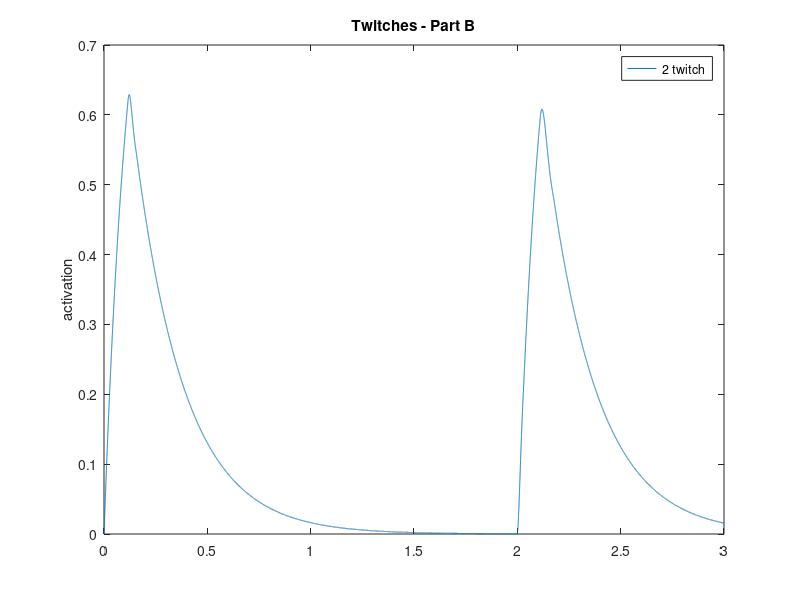

Write MATLAB code to recreate this figure.
function twitch
% twitch.m 
clear all
close all

% function referred to:
%   activationDynamics   state-derivative function for excitation dynamics


% Parameters of a muscle excitation pulse train
pulseSeparation = 2.0; % FILL IN;    % separation between pulses (in sec)
pulseDuration   = 0.12; % FILL IN;    % duration of pulses, delivered as square waves

pulseAmplitude  = 1;            % twitches go between 0 and 1 

% Parameters of activation dynamics
tauActivation   = 0.12; % FILL IN;    % activation time constant
tauDeactivation = 0.24; % FILL IN;    % deactivation time constant (about 5 times slower)


%% Excitation Function (u(t))
% provides the excitation input waveform as function of time.
% the example below is just a rectangular pulse train, which
% could be replaced with arbitrary inputs.

% initialize
tvec=0:0.0001:3;                    %time vector
ufun=zeros(1,length(tvec));         %excitation
twitchcount = zeros(1,length(tvec));%number of twitches
j=0;                                %running counter of twitches

startTime = 0.0; %Start at an arbitrary time

for i=1:length(tvec)
	if tvec(i) > (startTime + pulseSeparation*j) && ...
     tvec(i) < (startTime + pulseDuration + pulseSeparation*j) 
		ufun(i) = pulseAmplitude;             %twitch
    elseif tvec(i)> startTime && ufun(i-1)==pulseAmplitude
        j=j+1;   %twitch is over and update twitch count function
    end
    twitchcount(i)=j;   %running twitch count function
end

%% EDIT THIS CELL to recreate the excitation in the homework figures and plot the resulting activation

numTwitches = 2;  % How many times to apply twitches
[t1,y1] = ode45(@activationDynamics, tvec, [0]);
figure(1)
plot(t1,y1); ylabel('activation'); legend('2 twitch'); title('Twitches - Part B');


%%%%%%%%%%%%%%%%%%%%%%%%%%%%%%%%%%%%%%%
%% Activation Dynamics
% Note that for muscle fibers in isometric condition, the force produced
% will be proportional to the activation

function adot = activationDynamics(t,a)
% provides state derivative for excitation dynamics of muscle
% where a is activation (between 0 and 1), and t is time

u=0;
%interpolate total twitch count function
twcount=interp1(tvec,twitchcount,t); %twitchcount=f(tvec)

%determine if still need more twitches
if twcount < numTwitches
    u = interp1(tvec,ufun,t);  
end

% Activation dynamics
adot = -a*(((1-u)/tauDeactivation) + (u/tauActivation)) + (u/tauActivation);% FILL IN with muscle activation equation

end



end % main twitch function
